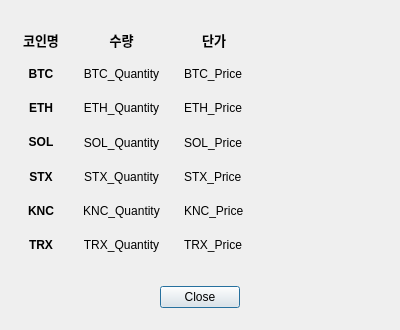
<?xml version="1.0" encoding="UTF-8"?>
<ui version="4.0">
 <class>Dialog</class>
 <widget class="QDialog" name="Dialog">
  <property name="geometry">
   <rect>
    <x>0</x>
    <y>0</y>
    <width>400</width>
    <height>330</height>
   </rect>
  </property>
  <property name="windowTitle">
   <string>Dialog</string>
  </property>
  <widget class="QWidget" name="verticalLayoutWidget">
   <property name="geometry">
    <rect>
     <x>-1</x>
     <y>-1</y>
     <width>401</width>
     <height>333</height>
    </rect>
   </property>
   <layout class="QVBoxLayout" name="verticalLayout">
    <property name="spacing">
     <number>0</number>
    </property>
    <property name="leftMargin">
     <number>12</number>
    </property>
    <property name="topMargin">
     <number>12</number>
    </property>
    <property name="rightMargin">
     <number>12</number>
    </property>
    <property name="bottomMargin">
     <number>12</number>
    </property>
    <item>
     <layout class="QVBoxLayout" name="verticalLayout_5">
      <property name="spacing">
       <number>0</number>
      </property>
      <property name="topMargin">
       <number>12</number>
      </property>
      <property name="bottomMargin">
       <number>12</number>
      </property>
      <item>
       <layout class="QGridLayout" name="gridLayout" rowminimumheight="0,0,0,0,0,0,0" columnminimumwidth="0,0,0,0">
        <property name="leftMargin">
         <number>12</number>
        </property>
        <property name="horizontalSpacing">
         <number>24</number>
        </property>
        <property name="verticalSpacing">
         <number>0</number>
        </property>
        <item row="6" column="1">
         <widget class="QLabel" name="TRX_Quantity">
          <property name="text">
           <string>TRX_Quantity</string>
          </property>
          <property name="alignment">
           <set>Qt::AlignCenter</set>
          </property>
         </widget>
        </item>
        <item row="1" column="2">
         <widget class="QLabel" name="BTC_Price">
          <property name="text">
           <string>BTC_Price</string>
          </property>
         </widget>
        </item>
        <item row="2" column="2">
         <widget class="QLabel" name="ETH_Price">
          <property name="text">
           <string>ETH_Price</string>
          </property>
         </widget>
        </item>
        <item row="3" column="2">
         <widget class="QLabel" name="SOL_Price">
          <property name="text">
           <string>SOL_Price</string>
          </property>
         </widget>
        </item>
        <item row="3" column="0">
         <widget class="QLabel" name="label_SOL">
          <property name="text">
           <string>&lt;html&gt;&lt;head/&gt;&lt;body&gt;&lt;p&gt;&lt;span style=&quot; font-weight:600;&quot;&gt;SOL&lt;/span&gt;&lt;/p&gt;&lt;/body&gt;&lt;/html&gt;</string>
          </property>
          <property name="alignment">
           <set>Qt::AlignCenter</set>
          </property>
         </widget>
        </item>
        <item row="4" column="2">
         <widget class="QLabel" name="STX_Price">
          <property name="text">
           <string>STX_Price</string>
          </property>
         </widget>
        </item>
        <item row="5" column="2">
         <widget class="QLabel" name="KNC_Price">
          <property name="text">
           <string>KNC_Price</string>
          </property>
         </widget>
        </item>
        <item row="6" column="0">
         <widget class="QLabel" name="label_TRX">
          <property name="text">
           <string>&lt;html&gt;&lt;head/&gt;&lt;body&gt;&lt;p&gt;&lt;span style=&quot; font-weight:600;&quot;&gt;TRX&lt;/span&gt;&lt;/p&gt;&lt;/body&gt;&lt;/html&gt;</string>
          </property>
          <property name="alignment">
           <set>Qt::AlignCenter</set>
          </property>
         </widget>
        </item>
        <item row="0" column="3">
         <spacer name="horizontalSpacer_3">
          <property name="orientation">
           <enum>Qt::Horizontal</enum>
          </property>
          <property name="sizeHint" stdset="0">
           <size>
            <width>40</width>
            <height>20</height>
           </size>
          </property>
         </spacer>
        </item>
        <item row="0" column="0" alignment="Qt::AlignHCenter">
         <widget class="QLabel" name="CoinName">
          <property name="text">
           <string>&lt;html&gt;&lt;head/&gt;&lt;body&gt;&lt;p&gt;&lt;span style=&quot; font-size:10pt; font-weight:600;&quot;&gt;코인명&lt;/span&gt;&lt;/p&gt;&lt;/body&gt;&lt;/html&gt;</string>
          </property>
          <property name="alignment">
           <set>Qt::AlignCenter</set>
          </property>
         </widget>
        </item>
        <item row="2" column="1">
         <widget class="QLabel" name="ETH_Quantity">
          <property name="text">
           <string>ETH_Quantity</string>
          </property>
          <property name="alignment">
           <set>Qt::AlignCenter</set>
          </property>
         </widget>
        </item>
        <item row="0" column="1">
         <widget class="QLabel" name="CoinQuantity">
          <property name="text">
           <string>&lt;html&gt;&lt;head/&gt;&lt;body&gt;&lt;p&gt;&lt;span style=&quot; font-size:10pt; font-weight:600;&quot;&gt;수량&lt;/span&gt;&lt;/p&gt;&lt;/body&gt;&lt;/html&gt;</string>
          </property>
          <property name="alignment">
           <set>Qt::AlignCenter</set>
          </property>
         </widget>
        </item>
        <item row="2" column="0">
         <widget class="QLabel" name="label_ETH">
          <property name="text">
           <string>&lt;html&gt;&lt;head/&gt;&lt;body&gt;&lt;p&gt;&lt;span style=&quot; font-weight:600;&quot;&gt;ETH&lt;/span&gt;&lt;/p&gt;&lt;/body&gt;&lt;/html&gt;</string>
          </property>
          <property name="alignment">
           <set>Qt::AlignCenter</set>
          </property>
         </widget>
        </item>
        <item row="0" column="2">
         <widget class="QLabel" name="Price">
          <property name="text">
           <string>&lt;html&gt;&lt;head/&gt;&lt;body&gt;&lt;p&gt;&lt;span style=&quot; font-size:10pt; font-weight:600;&quot;&gt;단가&lt;/span&gt;&lt;/p&gt;&lt;/body&gt;&lt;/html&gt;</string>
          </property>
          <property name="alignment">
           <set>Qt::AlignCenter</set>
          </property>
         </widget>
        </item>
        <item row="4" column="1">
         <widget class="QLabel" name="STX_Quantity">
          <property name="text">
           <string>STX_Quantity</string>
          </property>
          <property name="alignment">
           <set>Qt::AlignCenter</set>
          </property>
         </widget>
        </item>
        <item row="5" column="0">
         <widget class="QLabel" name="label_KNC">
          <property name="text">
           <string>&lt;html&gt;&lt;head/&gt;&lt;body&gt;&lt;p&gt;&lt;span style=&quot; font-weight:600;&quot;&gt;KNC&lt;/span&gt;&lt;/p&gt;&lt;/body&gt;&lt;/html&gt;</string>
          </property>
          <property name="alignment">
           <set>Qt::AlignCenter</set>
          </property>
         </widget>
        </item>
        <item row="1" column="0">
         <widget class="QLabel" name="label_BTC">
          <property name="text">
           <string>&lt;html&gt;&lt;head/&gt;&lt;body&gt;&lt;p&gt;&lt;span style=&quot; font-weight:600;&quot;&gt;BTC&lt;/span&gt;&lt;/p&gt;&lt;/body&gt;&lt;/html&gt;</string>
          </property>
          <property name="alignment">
           <set>Qt::AlignCenter</set>
          </property>
         </widget>
        </item>
        <item row="1" column="1">
         <widget class="QLabel" name="BTC_Quantity">
          <property name="text">
           <string>BTC_Quantity</string>
          </property>
          <property name="alignment">
           <set>Qt::AlignCenter</set>
          </property>
         </widget>
        </item>
        <item row="4" column="0">
         <widget class="QLabel" name="label_STX">
          <property name="text">
           <string>&lt;html&gt;&lt;head/&gt;&lt;body&gt;&lt;p&gt;&lt;span style=&quot; font-weight:600;&quot;&gt;STX&lt;/span&gt;&lt;/p&gt;&lt;/body&gt;&lt;/html&gt;</string>
          </property>
          <property name="alignment">
           <set>Qt::AlignCenter</set>
          </property>
         </widget>
        </item>
        <item row="5" column="1">
         <widget class="QLabel" name="KNC_Quantity">
          <property name="text">
           <string>KNC_Quantity</string>
          </property>
          <property name="alignment">
           <set>Qt::AlignCenter</set>
          </property>
         </widget>
        </item>
        <item row="3" column="1">
         <widget class="QLabel" name="SOL_Quantity">
          <property name="text">
           <string>SOL_Quantity</string>
          </property>
          <property name="alignment">
           <set>Qt::AlignCenter</set>
          </property>
         </widget>
        </item>
        <item row="6" column="2">
         <widget class="QLabel" name="TRX_Price">
          <property name="text">
           <string>TRX_Price</string>
          </property>
         </widget>
        </item>
       </layout>
      </item>
     </layout>
    </item>
    <item>
     <layout class="QVBoxLayout" name="verticalLayout_3">
      <property name="spacing">
       <number>6</number>
      </property>
      <property name="topMargin">
       <number>12</number>
      </property>
      <property name="bottomMargin">
       <number>12</number>
      </property>
      <item>
       <layout class="QHBoxLayout" name="horizontalLayout">
        <property name="topMargin">
         <number>0</number>
        </property>
        <item>
         <spacer name="horizontalSpacer">
          <property name="orientation">
           <enum>Qt::Horizontal</enum>
          </property>
          <property name="sizeHint" stdset="0">
           <size>
            <width>40</width>
            <height>20</height>
           </size>
          </property>
         </spacer>
        </item>
        <item>
         <widget class="QPushButton" name="DialogButton">
          <property name="sizePolicy">
           <sizepolicy hsizetype="Maximum" vsizetype="Maximum">
            <horstretch>0</horstretch>
            <verstretch>0</verstretch>
           </sizepolicy>
          </property>
          <property name="text">
           <string>Close</string>
          </property>
         </widget>
        </item>
        <item>
         <spacer name="horizontalSpacer_2">
          <property name="orientation">
           <enum>Qt::Horizontal</enum>
          </property>
          <property name="sizeHint" stdset="0">
           <size>
            <width>40</width>
            <height>20</height>
           </size>
          </property>
         </spacer>
        </item>
       </layout>
      </item>
     </layout>
    </item>
   </layout>
  </widget>
 </widget>
 <resources/>
 <connections/>
</ui>
